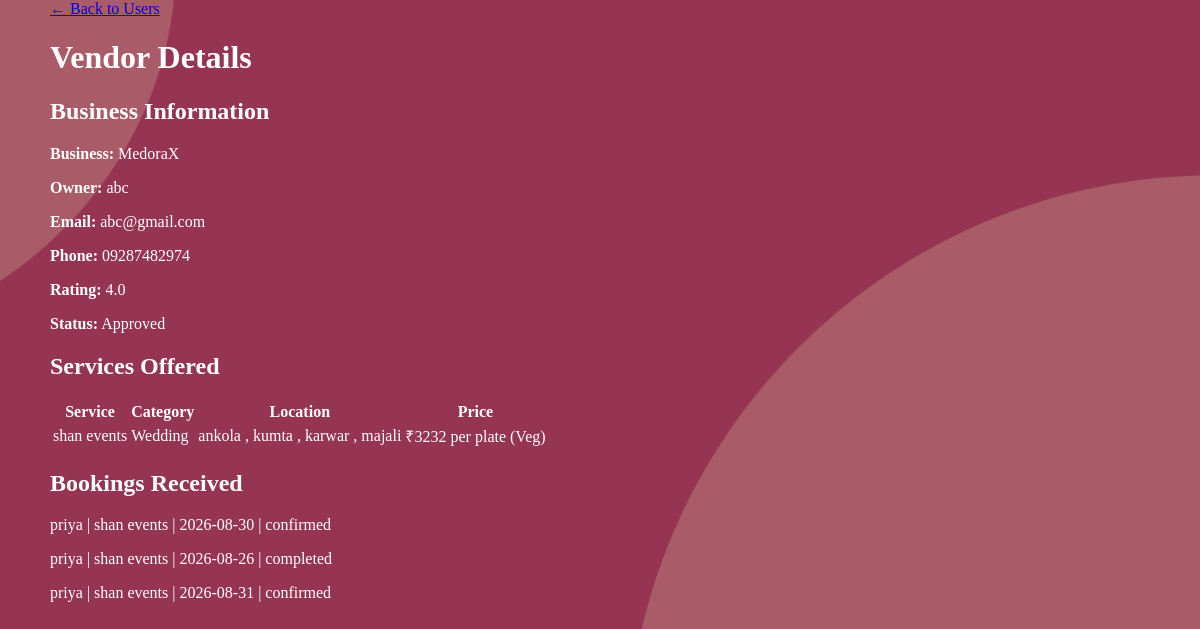
The page /admin/view_vendor/17 (signed in) on the database its author committed.
### tables this page shows
CREATE TABLE manager_profiles (
            id INTEGER PRIMARY KEY AUTOINCREMENT,
            user_id INTEGER NOT NULL,
            business_name TEXT NOT NULL,
            phone TEXT NOT NULL,
            license_path TEXT, -- Path to uploaded JPEG/PDF license
            bio TEXT,
            base_price REAL DEFAULT 0.0,
            rating REAL DEFAULT 0.0, profile_pic TEXT, location TEXT, -- For the "Ratings/Reviews system"
            FOREIGN KEY (user_id) REFERENCES users (id) ON DELETE CASCADE
        );

CREATE TABLE users (
            id INTEGER PRIMARY KEY AUTOINCREMENT,
            full_name TEXT NOT NULL,
            email TEXT UNIQUE NOT NULL,
            password TEXT NOT NULL,
            role TEXT CHECK(role IN ('user', 'admin', 'eventmanager')) NOT NULL,
            is_approved INTEGER DEFAULT 0, -- 0=Pending, 1=Approved by Admin
            created_at TIMESTAMP DEFAULT CURRENT_TIMESTAMP
        , reset_otp TEXT, is_active INTEGER DEFAULT 1);

CREATE TABLE services (
                id INTEGER PRIMARY KEY AUTOINCREMENT,
                manager_id INTEGER NOT NULL,
                category TEXT,
                service_name TEXT NOT NULL,
                service_location TEXT,       
                services_offered TEXT,       
                experience_years INTEGER,    
                pricing TEXT,                
                images TEXT,                 
                description TEXT, unavailable_dates TEXT, pkg_basic_name TEXT DEFAULT 'Basic (Silver)', pkg_basic_price REAL DEFAULT 0.0, pkg_basic_desc TEXT, pkg_premium_name TEXT DEFAULT 'Premium (Gold)', pkg_premium_price REAL DEFAULT 0.0, pkg_premium_desc TEXT, pkg_luxury_name TEXT DEFAULT 'Luxury (Platinum)', pkg_luxury_price REAL DEFAULT 0.0, pkg_luxury_desc TEXT, package_tier TEXT DEFAULT 'Standard', is_active INTEGER DEFAULT 1,
                FOREIGN KEY (manager_id) REFERENCES users (id) ON DELETE CASCADE
            );

CREATE TABLE bookings (
            id INTEGER PRIMARY KEY AUTOINCREMENT,
            client_id INTEGER NOT NULL,
            manager_id INTEGER NOT NULL,
            service_id INTEGER,
            event_date DATE NOT NULL,
            status TEXT DEFAULT 'pending', -- pending, confirmed, rejected
            total_amount REAL,
            payment_status TEXT DEFAULT 'unpaid',
            created_at TIMESTAMP DEFAULT CURRENT_TIMESTAMP, client_phone TEXT, client_message TEXT, selected_package TEXT, event_location TEXT, cancelled_by TEXT, cancel_reason TEXT, transaction_id TEXT, receipt_number TEXT, cf_order_id TEXT,
            FOREIGN KEY (client_id) REFERENCES users (id),
            FOREIGN KEY (manager_id) REFERENCES users (id),
            FOREIGN KEY (service_id) REFERENCES services (id)
        );

### app.py (the view)
@app.route('/admin/view_vendor/<int:vendor_id>')
def admin_view_vendor(vendor_id):
    if 'user_id' not in session or session['role'] != 'admin':
        return redirect(url_for('index'))
    conn = get_db_connection()
    vendor = conn.execute('''
        SELECT u.*, m.business_name, m.phone, m.license_path, m.rating
        FROM users u
        JOIN manager_profiles m ON u.id=m.user_id
        WHERE u.id=? AND u.role='eventmanager'
    ''', (vendor_id,)).fetchone()
    if not vendor:
        conn.close()
        flash("Vendor not found.")
        return redirect(url_for('admin_users'))
    services = conn.execute("SELECT * FROM services WHERE manager_id=?", (vendor_id,)).fetchall()
    bookings = conn.execute('''
        SELECT b.*, u.full_name as client_name, s.service_name
        FROM bookings b
        JOIN users u ON b.client_id=u.id
        LEFT JOIN services s ON b.service_id=s.id
        WHERE b.manager_id=? ORDER BY b.created_at DESC
    ''', (vendor_id,)).fetchall()
    conn.close()
    return render_template('admin_view_vendor.html', vendor=vendor, services=services, bookings=bookings)

### app.py (called while the page is built)
def get_db_connection():
    conn = sqlite3.connect('database.db', timeout=10)
    conn.row_factory = sqlite3.Row
    conn.execute("PRAGMA foreign_keys = ON")
    return conn

### frontend/templates/admin_view_vendor.html
<!DOCTYPE html><html lang="en"><head><meta charset="UTF-8"><meta name="viewport" content="width=device-width, initial-scale=1"><title>Vendor Details | Evenzo Admin</title><link rel="stylesheet" href="{{ url_for('static', filename='styles.css') }}"></head><body><main class="main" style="margin:0 auto;max-width:1100px"><a href="{{ url_for('admin_users') }}" class="btn btn-outline">← Back to Users</a><h1>Vendor Details</h1><div class="card"><h2>Business Information</h2><p><strong>Business:</strong> {{ vendor.business_name }}</p><p><strong>Owner:</strong> {{ vendor.full_name }}</p><p><strong>Email:</strong> {{ vendor.email }}</p><p><strong>Phone:</strong> {{ vendor.phone or '—' }}</p><p><strong>Rating:</strong> {{ vendor.rating or 'No ratings yet' }}</p><p><strong>Status:</strong> {{ 'Approved' if vendor.is_approved else 'Pending Approval' }}</p></div><div class="card"><h2>Services Offered</h2>{% if services %}<table><tr><th>Service</th><th>Category</th><th>Location</th><th>Price</th></tr>{% for s in services %}<tr><td>{{ s.service_name }}</td><td>{{ s.category }}</td><td>{{ s.service_location }}</td><td>₹{{ s.pricing }}</td></tr>{% endfor %}</table>{% else %}<p>No services listed yet.</p>{% endif %}</div><div class="card"><h2>Bookings Received</h2>{% for b in bookings %}<p>{{ b.client_name }} | {{ b.service_name or '—' }} | {{ b.event_date }} | {{ b.status }}</p>{% else %}<p>No bookings found.</p>{% endfor %}</div></main></body></html>

### frontend/static/styles.css (style rules this page uses)
body { margin: 0; padding: 0; background: url('/static/images/5.png'); color: white; background-size: cover; background-position: center; background-attachment: fixed; }
body { animation: fadeIn 0.8s ease-out; }
.main { animation: fadeIn 1s ease-out; }

### rows shown on the page
manager_profiles: business_name "MedoraX", phone "09287482974", rating "4.0"
users: full_name "abc", email "abc@gmail.com", is_approved "Approved"
services: service_name "shan events", category "Wedding", service_location "ankola , kumta , karwar , majali", pricing "3232 per plate (Veg)"
bookings: client_name "priya", service_name "shan events", event_date "2026-08-30", status "confirmed"
bookings: client_name "priya", service_name "shan events", event_date "2026-08-26", status "completed"
bookings: client_name "priya", service_name "shan events", event_date "2026-08-31", status "confirmed"
